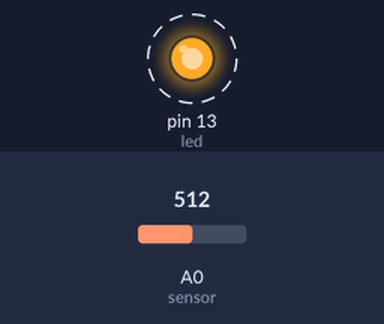
Simulated run of this sketch. Board: Arduino Uno, built with avr-gcc and run on an emulated ATmega328P. Shown: output pins drawn as LEDs (lit = HIGH). Dashed ring = blinking. The test bench sets the inputs (shaded band); at power-on: A0 (sensor) = 512. What the sketch prints to the serial monitor is not drawn.

Above: at 0.5 s.
Timing chart, 0 to 4.6 s (numbered marks = the images above):
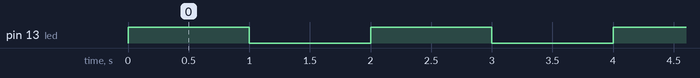

Measured:
- by itself, pin 13 (led): alternates HIGH for 1.0 s and LOW for 1.0 s

The sketch:

Potenciometro_Serial.ino
```cpp
/*
  Potenciomentro
  Send the potenciometro value to serial
*/

int sensor = A0; // select the input pin for the potenciomentro
int led = 13;    // select the pin for the LED
int sensorValue = 0;   // variable to store the value coming from the sensor

void setup(){
  pinMode(led, OUTPUT);
  Serial.begin(9600);
}

void loop(){
  sensorValue = analogRead(sensor);
  digitalWrite(led, !digitalRead(led));
  delay(1000);
  Serial.print(sensorValue);
}
```
